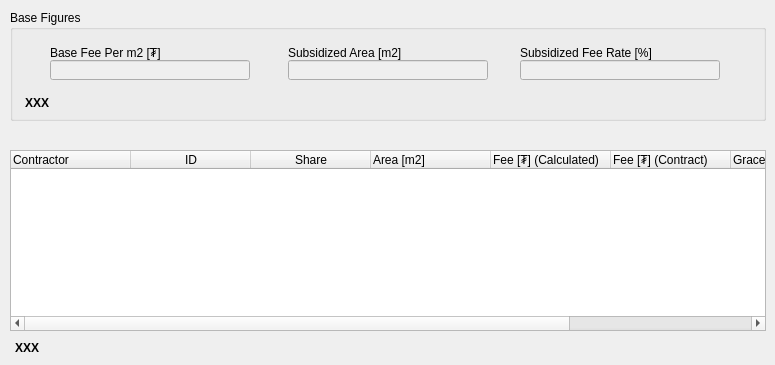
   <widget class="QWidget" name="tab_5">
    <attribute name="title">
     <string>Land Fee</string>
    </attribute>
    <widget class="QGroupBox" name="groupBox_6">
     <property name="geometry">
      <rect>
       <x>10</x>
       <y>10</y>
       <width>756</width>
       <height>111</height>
      </rect>
     </property>
     <property name="title">
      <string>Base Figures</string>
     </property>
     <widget class="QLineEdit" name="base_fee_edit">
      <property name="enabled">
       <bool>false</bool>
      </property>
      <property name="geometry">
       <rect>
        <x>40</x>
        <y>50</y>
        <width>200</width>
        <height>20</height>
       </rect>
      </property>
     </widget>
     <widget class="QLineEdit" name="subsidized_area_edit">
      <property name="enabled">
       <bool>false</bool>
      </property>
      <property name="geometry">
       <rect>
        <x>278</x>
        <y>50</y>
        <width>200</width>
        <height>20</height>
       </rect>
      </property>
     </widget>
     <widget class="QLineEdit" name="subsidized_fee_rate_edit">
      <property name="enabled">
       <bool>false</bool>
      </property>
      <property name="geometry">
       <rect>
        <x>510</x>
        <y>50</y>
        <width>200</width>
        <height>20</height>
       </rect>
      </property>
     </widget>
     <widget class="QLabel" name="label_27">
      <property name="geometry">
       <rect>
        <x>40</x>
        <y>35</y>
        <width>200</width>
        <height>16</height>
       </rect>
      </property>
      <property name="text">
       <string>Base Fee Per m2 [₮]</string>
      </property>
     </widget>
     <widget class="QLabel" name="label_28">
      <property name="geometry">
       <rect>
        <x>278</x>
        <y>35</y>
        <width>200</width>
        <height>16</height>
       </rect>
      </property>
      <property name="text">
       <string>Subsidized Area [m2]</string>
      </property>
     </widget>
     <widget class="QLabel" name="label_29">
      <property name="geometry">
       <rect>
        <x>510</x>
        <y>35</y>
        <width>220</width>
        <height>16</height>
       </rect>
      </property>
      <property name="text">
       <string>Subsidized Fee Rate [%]</string>
      </property>
     </widget>
     <widget class="QLabel" name="landfee_message_label1">
      <property name="geometry">
       <rect>
        <x>15</x>
        <y>85</y>
        <width>726</width>
        <height>16</height>
       </rect>
      </property>
      <property name="font">
       <font>
        <weight>75</weight>
        <bold>true</bold>
       </font>
      </property>
      <property name="text">
       <string>XXX</string>
      </property>
     </widget>
    </widget>
    <widget class="QTableWidget" name="land_fee_twidget">
     <property name="geometry">
      <rect>
       <x>10</x>
       <y>150</y>
       <width>756</width>
       <height>181</height>
      </rect>
     </property>
     <attribute name="horizontalHeaderDefaultSectionSize">
      <number>120</number>
     </attribute>
     <column>
      <property name="text">
       <string>Contractor</string>
      </property>
      <property name="textAlignment">
       <set>AlignLeft|AlignVCenter</set>
      </property>
     </column>
     <column>
      <property name="text">
       <string>ID</string>
      </property>
     </column>
     <column>
      <property name="text">
       <string>Share</string>
      </property>
     </column>
     <column>
      <property name="text">
       <string>Area [m2]</string>
      </property>
      <property name="textAlignment">
       <set>AlignLeft|AlignVCenter</set>
      </property>
     </column>
     <column>
      <property name="text">
       <string>Fee [₮] (Calculated)</string>
      </property>
      <property name="textAlignment">
       <set>AlignLeft|AlignVCenter</set>
      </property>
     </column>
     <column>
      <property name="text">
       <string>Fee [₮] (Contract)</string>
      </property>
      <property name="textAlignment">
       <set>AlignLeft|AlignVCenter</set>
      </property>
     </column>
     <column>
      <property name="text">
       <string>Grace Period [days]</string>
      </property>
      <property name="textAlignment">
       <set>AlignLeft|AlignVCenter</set>
      </property>
     </column>
     <column>
      <property name="text">
       <string>Payment Frequency</string>
      </property>
      <property name="textAlignment">
       <set>AlignLeft|AlignVCenter</set>
      </property>
     </column>
    </widget>
    <widget class="QLabel" name="landfee_message_label2">
     <property name="geometry">
      <rect>
       <x>15</x>
       <y>340</y>
       <width>746</width>
       <height>16</height>
      </rect>
     </property>
     <property name="font">
      <font>
       <weight>75</weight>
       <bold>true</bold>
      </font>
     </property>
     <property name="text">
      <string>XXX</string>
     </property>
    </widget>
   </widget>
